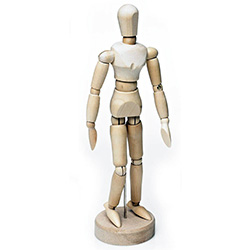
//> input picture OpenCV_Stippling/Buffer/ming3.jpg, 250 x 250 px
$ ./main   (built with g++ and OpenCV 4)
//> lines starting //> are read from the running program, lines starting //| are printed output that depends on the picture; after the words box and inside, x2 and y2 are one past the last pixel; in counts of white or black regions, pixels touching at a corner belong together
//
//  main.cpp
//  OpenCV_Voronoi
//
//  Created by 이영현 on 12/07/2019.
//  Copyright © 2019 이영현. All rights reserved.
//

#include <iostream>
#include <cmath>
#include <vector>
#include <opencv2/core/core.hpp>
#include <opencv2/highgui/highgui.hpp>
#include <opencv2/opencv.hpp> // Header Search Paths에 /usr/local/include/opencv4를 추가 해 주면 된다!!
//#include <opencv4/opencv2/opencv.hpp>

using namespace std;
using namespace cv;

class voronoi{
public:
    //클래스 안에서 Point2d 자료형을 사용하려 하니 자꾸 오류가 나서 좌표를 하나하나 따로 적었다.
    //중심 좌표를 점의 좌표로 생각해서 짰다.
    double cent_x;
    double cent_y;

    double c_grav_x;
    double c_grav_y;


    int color_B;
    int color_G;
    int color_R;

    double sum_brightness;
    void Init();
};

int distance(int i, int j, int index, int s_index, voronoi cell[]);
void give_dots(Mat &image, voronoi []);


int main(int argc, const char * argv[]) {
    //pt=점의 개수

    Mat image=imread("ming3.jpg", IMREAD_COLOR); //,0이라고 하면 흑백 이미지로, jpeg는 jpg로 열어야함.
//> image is the input picture: 250 rows x 250 cols, CV_8UC3; mean B, G, R 237.2, 240.5, 242.7
    Mat hsv_color;
    cvtColor(image, hsv_color, COLOR_BGR2HSV);
//> hsv_color: 250 rows x 250 cols, CV_8UC3; mean H, S, V 12.9, 9.1, 243

    int height=image.rows;
//> height = 250
    int width=image.cols;
//> width = 250
    double img_brightness[width][height];
    voronoi cell[1000];
    give_dots(image,cell);
//> after the loop in give_dots, `for(int j=0; j<1000; j++)`:
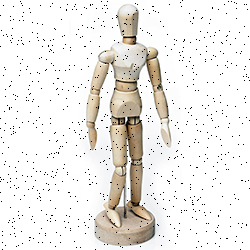
//> image: 250 rows x 250 cols, CV_8UC3; 1.58% of pixels changed, all inside (x1, y1, x2, y2) = (0, 0, 250, 250)
//> cell = 1000 items


    //한 픽셀 당 모든 점들과의 최소 거리를 판단한 후에 가장 최소인 점의 색으로 색칠한다.
    for(int y=0; y<height; y++){
        for(int x=0; x<width; x++){
            int s_pt=0;

            if((int)hsv_color.at<Vec3b>(y,x)[2]==255){
                img_brightness[x][y]=0.0001;
            }

            else{
                img_brightness[x][y]=1-((double)hsv_color.at<Vec3b>(y,x)[2]/255);
            }

            for(int pt=0; pt<1000; pt++){
                //100개의 점에 대해 최소 거리를 구한다.

                if(cell[pt].cent_x==x&&cell[pt].cent_y==y) // 픽셀의 위치 = 점의 위치일 때는 예외처리를 해 줘야 한다.
                    break;

                else
                    s_pt=distance(y,x,pt,s_pt,cell);

                //이거 빼면 안됨 왜 처음에 0이 나오는지 알겠다..!
                if(pt==999){

                    if(s_pt==35||s_pt==74||s_pt==490){
                        image.at<Vec3b>(y,x)[0]=255;
                        image.at<Vec3b>(y,x)[1]=255;
                        image.at<Vec3b>(y,x)[2]=255;
                    }

                    else{
                        image.at<Vec3b>(y,x)[0]=cell[s_pt].color_B;
                        image.at<Vec3b>(y,x)[1]=cell[s_pt].color_G;
                        image.at<Vec3b>(y,x)[2]=cell[s_pt].color_R;
                    }
                }
            }
        }
    }
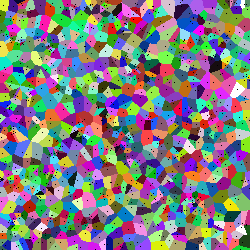
//> image: 250 rows x 250 cols, CV_8UC3; mean B, G, R 128.7, 125.5, 129.2


    // [16 lines of commented-out code are left out]


    double subtr=0;

    cout<<"진짜 시작"<<'\n';

    int num=0;

    do{

        //이미지의 각 픽셀 순회. 색상을 얻어온 뒤 그 색을 대표색상으로 하는 셀을 찾고 무게중심에 좌표 더하고..
        for(int y=0; y<height; y++){
            for(int x=0; x<width; x++){
                for(int pt=0; pt<1000; pt++){
                    if(image.at<Vec3b>(y,x)[0]==cell[pt].color_B&&image.at<Vec3b>(y,x)[1]==cell[pt].color_G&&image.at<Vec3b>(y,x)[2]==cell[pt].color_R){
                        cell[pt].c_grav_x+=x*img_brightness[x][y];
                        cell[pt].c_grav_y+=y*img_brightness[x][y];
                        cell[pt].sum_brightness+=img_brightness[x][y];

                    }


                    else{
                        continue;
                    }

                }
            }
        }


        //100개의 보로노이 셀에 대해 실행 (무게중심 좌표 업데이트) (#셀의 밝기값으로 나누기)
        for(int i=0; i<1000; i++){


            if(cell[i].sum_brightness<1){ //==0이면 정말 작은 값인데도 불구하고 점이 분산되는 경우도 있다. <1이 적당한듯!
                continue;
                /*
                cell[i].cent_x=rand()%image.cols;
                cell[i].cent_y=rand()%image.rows;
                 */
            }

            else{

                cell[i].c_grav_x=cell[i].c_grav_x/cell[i].sum_brightness;
                cell[i].c_grav_y=cell[i].c_grav_y/cell[i].sum_brightness;

                subtr+=abs(cell[i].c_grav_x-cell[i].cent_x);
                subtr+=abs(cell[i].c_grav_y-cell[i].cent_y);
                cell[i].cent_x=cell[i].c_grav_x;
                cell[i].cent_y=cell[i].c_grav_y;
            }

            cell[i].sum_brightness=0;
            cell[i].c_grav_x=0;
            cell[i].c_grav_y=0;
        }

        for(int y=0; y<height; y++){
            for(int x=0; x<width; x++){
                int s_pt=0;
                for(int pt=0; pt<1000; pt++){
                    //100개의 점에 대해 최소 거리를 구한다.

                    // 픽셀의 위치 = 점의 위치일 때는 예외처리를 해 줘야 한다.
                    if(cell[pt].cent_x==x&&cell[pt].cent_y==y)
                        break;

                    else
                        s_pt=distance(y,x,pt,s_pt,cell);

                    //픽셀의 위치 = 점의 위치일 때 예외처리의 연장선. 여기에 넣지 않고 for문 밖에다 넣어주면 점들도 색이 입혀진다.

                    if(pt==999){
                        image.at<Vec3b>(y,x)[0]=cell[s_pt].color_B;
                        image.at<Vec3b>(y,x)[1]=cell[s_pt].color_G;
                        image.at<Vec3b>(y,x)[2]=cell[s_pt].color_R;

                    }
                }
            }
        }

        num++;
        if(num==500)
            break;

        cout<<num<<'\n';
        cout<<subtr<<'\n';

    }while(subtr<50000); //17:21에 시작했다! (거의 9초에 한 번씩 도는듯)

    for(int y=0; y<height; y++){
        for(int x=0; x<width; x++){
            image.at<Vec3b>(y,x)[0]=255;
            image.at<Vec3b>(y,x)[1]=255;
            image.at<Vec3b>(y,x)[2]=255;
        }
    }

    for(int pt=0; pt<1000; pt++){
        int x=cell[pt].cent_x;
        int y=cell[pt].cent_y;

        /*
         image.at<Vec3b>(y,x)[0]=0;
         image.at<Vec3b>(y,x)[1]=0;
         image.at<Vec3b>(y,x)[2]=0;
         */

        //픽셀 색칠 대신 라인함수를 썼다!
        line(image, Point(x,y), Point(x,y), Scalar(0, 0, 0), 1.6, 8);
    }

    imshow("stippling", image);
    waitKey(0);


    return 0;
}

void give_dots(Mat &image, voronoi cell[]){
    //j==378에서 x와 y가 음수가 뜬다.. 왜지? 일단 임시로 예외처리를 해 보자.
    for(int j=0; j<1000; j++){
        cell[j].Init();

        int x=rand()%image.cols;
        int y=rand()%image.rows;

        cell[j].cent_x=x;
        cell[j].cent_y=y;
        cell[j].color_B=rand()%255+1; //B
        cell[j].color_G=rand()%255+1; //G
        cell[j].color_R=rand()%255+1; //R

        //만일 흑백 이미지라면
        if(image.channels()==1){
            image.at<uchar>(y,x)=0;
        }

        //칼라 이미지의 경우
        else if(image.channels()==3){
            //주의! 특정 화소에 접근할 때 (row,col)의 순서로 접근 해 줘야 한다.
            image.at<Vec3b>(y,x)[0]=0;
            image.at<Vec3b>(y,x)[1]=0;
            image.at<Vec3b>(y,x)[2]=0;
        }
    }
}

//픽셀들과 점들끼리의 거리를 구하고 더 가까운 점을 반환하는 Distance 함수
//(이 함수를 반복문 안에 넣으면 최소거리를 가지는 점을 구할 수 있게 도와줄 수 있도록)

int distance(int i, int j, int index, int s_index, voronoi cell[]){
    double dis;
    double s_dis;

    double dx=j-cell[index].cent_x;
    double dy=i-cell[index].cent_y;
    dis=sqrt(pow(dx,2)+pow(dy,2));

    double dx_s=j-cell[s_index].cent_x;
    double dy_s=i-cell[s_index].cent_y;
    s_dis=sqrt(pow(dx_s,2)+pow(dy_s,2));
    //s_dis=abs(dx_s)+abs(dy_s);

//> (the run ends here: the time limit is reached, at `if(s_dis<dis)`)
